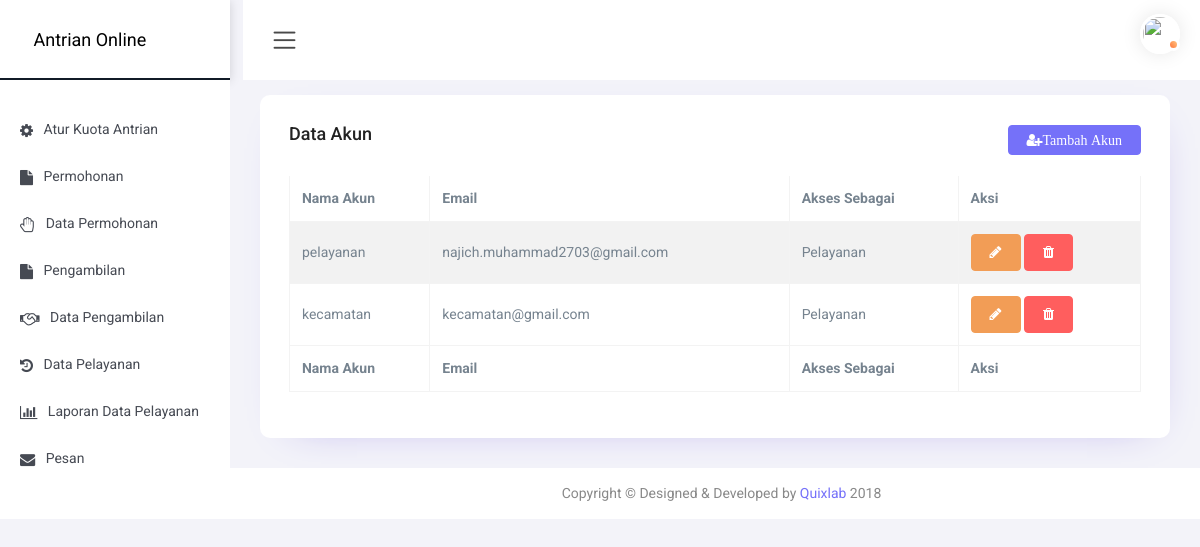
Page /index.php/c_akun on the committed database.
### tables this page shows
CREATE TABLE `user` (
  `id_user` varchar(11) NOT NULL,
  `username` varchar(50) NOT NULL,
  `email` varchar(100) NOT NULL,
  `password` varchar(60) NOT NULL,
  `role` varchar(10) NOT NULL,
  `tanggal_dibuat` timestamp NOT NULL DEFAULT CURRENT_TIMESTAMP ON UPDATE CURRENT_TIMESTAMP,
  `status` tinyint(1) NOT NULL
);

### application/controllers/C_Akun.php (called while the page is built, shortened)
<?php
	class C_Akun extends CI_Controller
	{
		function __construct()
		{
			$this->load->model('M_Data_Akun');
			$this->load->helper('url');
		}
		function index(){
		$data['akun'] = $this->M_Data_Akun->tampil_data()->result();
		$this->load->view('Back/V_Akun',$data);
		}
	}
 ?>

### index.php (called while the page is built, shortened)
<?php
require_once BASEPATH.'core/CodeIgniter.php';

### application/models/M_Data_Akun.php (called while the page is built, shortened)
<?php
class M_Data_Akun extends CI_Model{
	function tampil_data(){
		$akun = $this->db->query('SELECT * FROM `user` WHERE role="Pelayanan"');
		return $akun;
	}
}
?>

### application/views/Back/V_Akun.php (the view, shortened to what this page needs)
<div class="content-body">
        <div class="container-fluid">
            <div class="row">
                <div class="col-12">
                    <div class="card">
                        <div class="card-body">
                          <div>
                            <div style="float: left;">
                            <h4 class="card-title">Data Akun</h4>
                            </div>
                            <div style="float: right;">
                            <a href="<?php echo base_url() ?>admin/akun/add" class="btn btn-primary"><span class="fa fa-user-plus" style="float: right;">Tambah Akun</span></a>
                            </div>
                         </div>
                            <div class="table-responsive"><br />
                                <table class="table table-striped table-bordered zero-configuration">
                                    <thead>
                                        <tr>
                                            <th>Nama Akun</th>
                                            <th>Email</th>
                                            <th>Akses Sebagai</th>
                                            <th>Aksi</th>
                                        </tr>
                                    </thead>
                                    <tbody>
                                          <?php foreach ($akun as $u) { ?>
                                        <tr id="<?php echo $u->id_user ?>">
                                            <td><?php echo $u->username ?></td>
                                            <td><?php echo $u->email ?></td>
                                            <td><?php echo $u->role ?></td>
                                            <td><a href="<?php echo base_url('admin/akun/edit/'.$u->id_user) ?>" class="btn btn-warning text-white" title="Ubah Akun"><span class="fa fa-pencil" ></span></a>
                                            <a class="btn btn-danger remove" data-toogle="tooltip" data-placement="button" title="Hapus Akun"><span class="fa fa-trash text-white"></span></a>
                                            </td>
                                        </tr>
                                          <?php } ?>
                                    </tbody>
                                    <tfoot>
                                        <tr>
                                            <th>Nama Akun</th>
                                            <th>Email</th>
                                            <th>Akses Sebagai</th>
                                            <th>Aksi</th>
                                        </tr>
                                    </tfoot>
                                </table>
                            </div>
                        </div>
                    </div>
                </div>
            </div>
        </div>
    </div>
      </div>

### rows in the picture
user: username "pelayanan", email "najich.muhammad2703@gmail.com", role "Pelayanan"
user: username "kecamatan", email "kecamatan@gmail.com", role "Pelayanan"
